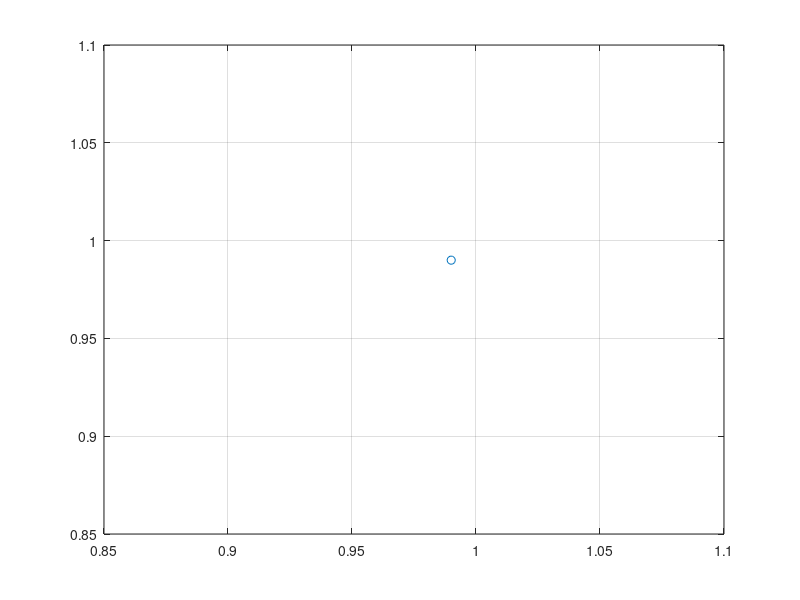

MATLAB code to generate this figure:

nTime = 100;

dt =1; % 1 s time step
x = 0;  % initial x = 0;
u = 0; % initial velocity = 0
f = 10; % force

global C

addpath ../geom2d/geom2d

C.q_0 = 1.60217653e-19;             % electron charge
C.hb = 1.054571596e-34;             % Dirac constant
C.h = C.hb * 2 * pi;                    % Planck constant
C.m_0 = 9.10938215e-31;             % electron mass
C.kb = 1.3806504e-23;               % Boltzmann constant
C.eps_0 = 8.854187817e-12;          % vacuum permittivity
C.mu_0 = 1.2566370614e-6;           % vacuum permeability
C.c = 299792458;                    % speed of light
C.a = 0.01;

x = zeros(1,100);
u = zeros(1,100);
%for n = 1: nSim
    
    for n = 2:nTime
        du =  C.a * dt ;
        dx = du * dt;
      
        x(n) = x(n-1) + dx;
        u(n) = u(n-1) + du;
        %comet(x,u);
        plot(x(n),u(n),'-o');
        drawnow
        grid on
    end
    
    
    
%end


